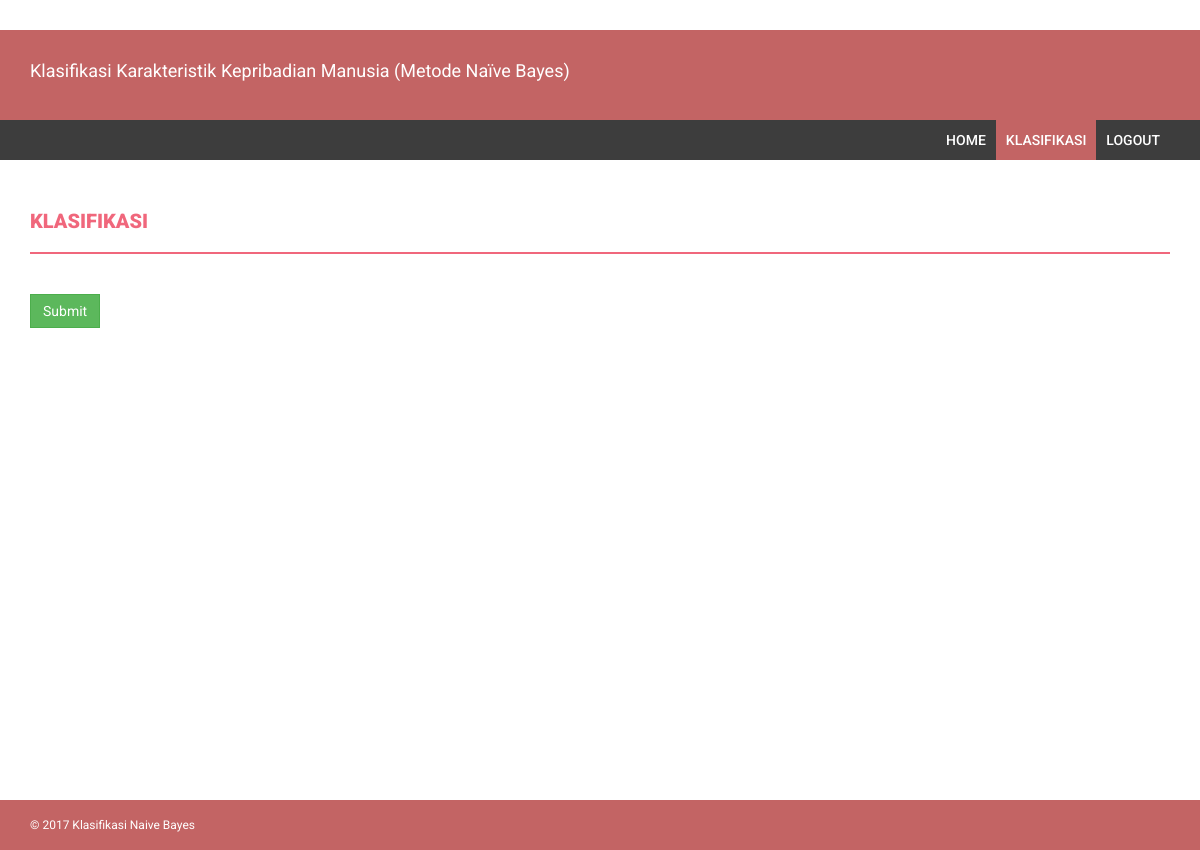
Page /index.php?menu=klasifikasi (signed in) on the earlier database version.
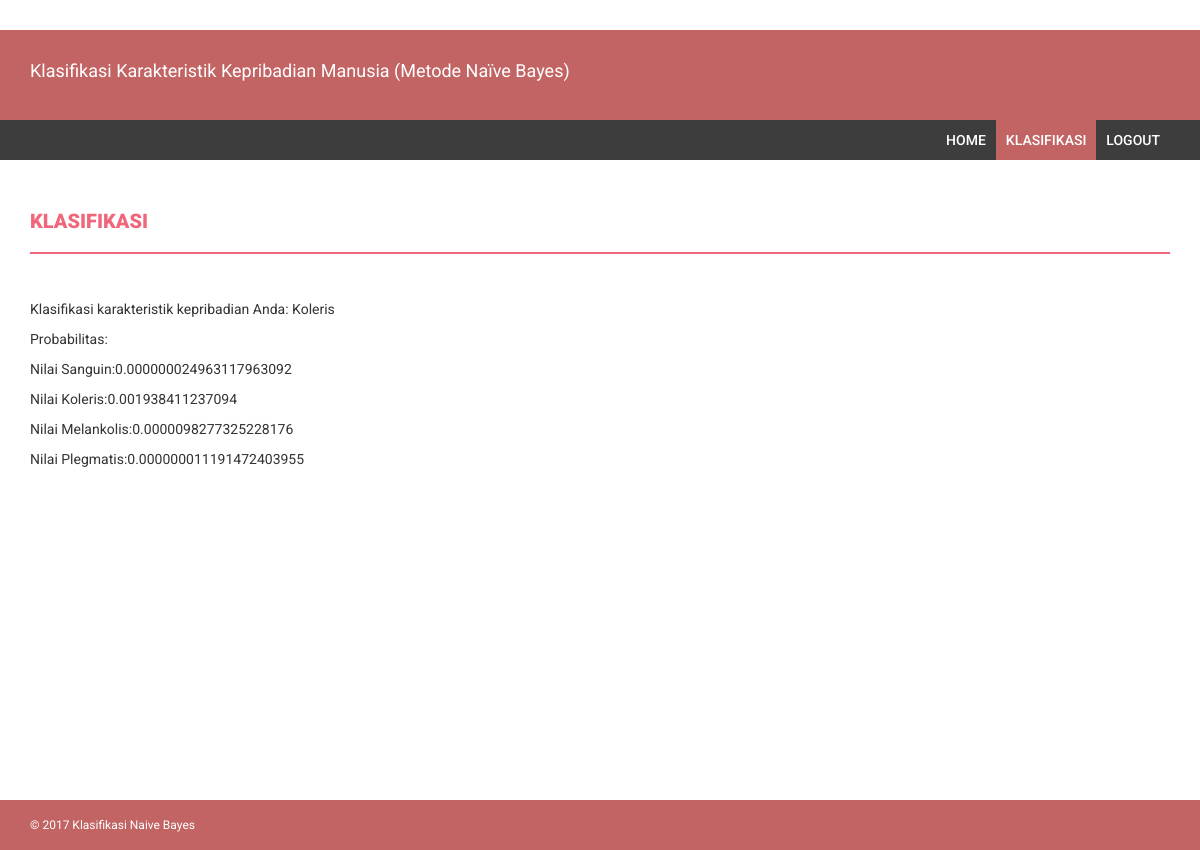
Same page on the later database version.
### tables this page shows
CREATE TABLE `data_hasil_klasifikasi` (
  `id` int(11) NOT NULL AUTO_INCREMENT,
  `id_siswa` int(11) NOT NULL DEFAULT '0',
  `jenis_kelamin` enum('L','P') DEFAULT NULL,
  `usia` int(11) DEFAULT NULL,
  `sekolah` varchar(100) DEFAULT NULL,
  `jawaban_a` int(11) DEFAULT NULL,
  `jawaban_b` int(11) DEFAULT NULL,
  `jawaban_c` int(11) DEFAULT NULL,
  `jawaban_d` int(11) DEFAULT NULL,
  `kelas_hasil` varchar(100) DEFAULT NULL,
  `nilai_sanguin` double DEFAULT NULL,
  `nilai_koleris` double DEFAULT NULL,
  `nilai_melankolis` double DEFAULT NULL,
  `nilai_plegmatis` double DEFAULT NULL,
  PRIMARY KEY (`id`)
);

### fungsi.php (called while the page is built, shortened)
<?php
function can_access_menu($menu){
    if($_SESSION['kepribadian_naive_bayes_level']==2 & ($menu=='klasifikasi')){
        return true;
    }
    return false;
}
function sudah_klasifikasi($db_object, $id_siswa){
    $sql = "SELECT COUNT(*) FROM jawaban_kuisioner "
            . " WHERE id_siswa = ".$id_siswa;
    $result = $db_object->db_query($sql);
    $row = $db_object->db_fetch_array($result);
    return $row[0]>0;
}
function get_hasil_klasifikasi($db_object, $id_siswa){
    $sql = "SELECT * FROM data_hasil_klasifikasi WHERE id_siswa = ".$id_siswa;
    $result = $db_object->db_query($sql);
    $row = $db_object->db_fetch_array($result);
    return $row;
}
?>

### database.php (called while the page is built, shortened)
<?php
class database {
    private $servername;
    private $user_db;
    private $password_db;
    private $database;
    private $koneksi;
    function database() {
        return $this->connect_db();
    }
    function load_conf_db() {
        $path = dirname(__FILE__) . '/koneksi.php';
        if (file_exists($path)) {
            $conf = include $path;
            $this->servername = @$conf['host'];
            $this->database = @$conf['dbname'];
            $this->user_db = @$conf['username'];
            $this->password_db = @$conf['password'];
        }
    }
    public function connect_db() {
        $this->koneksi = mysqli_connect($this->servername, $this->user_db, $this->password_db, $this->database);
        return $this->koneksi;
    }
    function db_query($sql) {
        $conn = $this->koneksi;
        return mysqli_query($conn, $sql);
    }
    function db_fetch_array($result) {
        return mysqli_fetch_array($result);
    }
}
?>

### koneksi.php (called while the page is built)
<?php
return array(
    'host' => "localhost",
    'username' => "root",
    'password' => "",
    'dbname' => "kepribadian_naive_bayes",
);
?>

### klasifikasi.php (the view, shortened to what this page needs)
<?php
include_once "database.php";
include_once "fungsi.php";
?>
<div class="content-wrapper">
    <div class="container">
        <div class="row">
            <div class="col-md-12">
                <h4 class="page-head-line">Klasifikasi</h4>
            </div>
        </div>
        <div class="row">
            <div class="col-md-12">
                <?php
                $db_object = new database();
                if (!isset($_POST['submit'])) {
                    if(sudah_klasifikasi($db_object, $_SESSION['kepribadian_naive_bayes_id_siswa'])){
                        $hasilSiswa = get_hasil_klasifikasi($db_object, $_SESSION['kepribadian_naive_bayes_id_siswa']);
                            echo "Klasifikasi karakteristik kepribadian Anda: ".$hasilSiswa['kelas_hasil'];
                            echo "<br>";
                            echo "Probabilitas:";
                            echo "<br>";
                            echo "Nilai Sanguin:".$hasilSiswa['nilai_sanguin'];
                            echo "<br>";
                            echo "Nilai Koleris:".$hasilSiswa['nilai_koleris'];
                            echo "<br>";
                            echo "Nilai Melankolis:".$hasilSiswa['nilai_melankolis'];
                            echo "<br>";
                            echo "Nilai Plegmatis:".$hasilSiswa['nilai_plegmatis'];
                    }
                    else{
                ?>
                <form method="post" action="">
                    <div class="form-group">
                        <input name="submit" type="submit" value="Submit" class="btn btn-success">
                    </div>
                </form>
                <?php
                    }
                }
                ?>
            </div>
        </div>
    </div>
</div>

### index.php (shortened to what this page needs)
<?php
$menu = '';
if (isset($_GET['menu'])) {
    $menu = $_GET['menu'];
}
include_once 'fungsi.php';
?>
﻿<!DOCTYPE html>
<html xmlns="http://www.w3.org/1999/xhtml">
    <head>
        <link href="assets/css/bootstrap.css" rel="stylesheet" />
        <link href="assets/css/font-awesome.css" rel="stylesheet" />
        <link href="assets/css/style.css" rel="stylesheet" />
    </head>
    <body>
        <?php
        include "header.php";
        $menu = '';
        if (isset($_GET['menu'])) {
            $menu = $_GET['menu'];
        }
        if ($menu != '') {
            if (can_access_menu($menu)) {
                if (file_exists($menu . ".php")) {
                    include $menu . '.php';
                } else {
                    include "not_found.php";
                }
            } else {
                include "forbidden.php";
            }
        } else {
            include "home.php";
        }
        ?>
<?php
include "footer.php";
?>
    </body>
</html>

### header.php (shortened to what this page needs)
<?php
$menu = '';
if(isset($_GET['menu'])){
    $menu = $_GET['menu'];
}
?>
<div class="navbar navbar-inverse set-radius-zero" style="height: 90px;">
    <div class="container">
        <div class="navbar-header">
            <a class="navbar-brand" href="" style="width: 950px;">
                Klasifikasi Karakteristik Kepribadian Manusia
                (Metode Naïve Bayes)
            </a>
        </div>
    </div>
</div>
<section class="menu-section">
    <div class="container">
        <div class="row">
            <div class="col-md-12">
                <div class="navbar-collapse collapse ">
                    <ul id="menu-top" class="nav navbar-nav navbar-right">
                        <li><a <?php echo ($menu==''||$menu=='home')?"class='menu-top-active'":""; ?>
                             href="index.php">Home</a></li>
                        <?php
                        if (empty($_SESSION['kepribadian_naive_bayes_id'])) {
                        ?>
                            <li><a href="login.php">Login</a></li>
                        <?php
                        }
                        else{
                            if($_SESSION['kepribadian_naive_bayes_level'] == 2){
                                ?>
                                <li><a <?php echo ($menu=='klasifikasi')?"class='menu-top-active'":""; ?>
                                        href="index.php?menu=klasifikasi">Klasifikasi</a></li>
                                <?php
                            }
                            ?>
                            <li><a href="logout.php">Logout</a></li>
                            <?php
                        }
                        ?>
                    </ul>
                </div>
            </div>
        </div>
    </div>
</section>

### footer.php
<footer>
            <div class="container">
                <div class="row">
                    <div class="col-md-12">
                        &copy; 2017 Klasifikasi Naive Bayes
                    </div>
                </div>
            </div>
        </footer>

### assets/css/style.css (style rules this page uses)
body { font-family: 'Roboto', sans-serif; line-height: 30px; }
.set-radius-zero { border-radius: 0px; -moz-border-radius: 0px; -webkit-border-radius: 0px; }
.content-wrapper { margin-top: 40px; min-height: 600px; padding-bottom: 60px; }
.page-head-line { font-weight: 900; padding-bottom: 20px; border-bottom: 2px solid #F0677C; text-transform: uppercase; color: #F0677C; font-size: 20px; margin-bottom: 40px; }
.navbar-brand { width: 250px; padding-top: 30px; }
.menu-section { background-color: #3D3D3D; }
#menu-top a { color: #FFF; text-decoration: none; font-weight: 500; padding: 10px 10px 10px 10px; text-transform: uppercase; }
.menu-top-active { background-color: #C36464; }
.navbar-inverse { background-color: #C36464; border-color: transparent; }
.navbar { margin-bottom: 0px; }
footer { padding: 10px; color: #fff; font-size: 12px; background-color: #C36464; }
.btn { border-radius: 0px; -webkit-border-radius: 0px; -moz-border-radius: 0px; }

### index.php (style rules this page uses)
.navbar-inverse .navbar-brand { color: #fff; }

Differences in the rows shown:
now on this page (row edited): data_hasil_klasifikasi: kelas_hasil "Koleris", nilai_sanguin "0.000000024963117963092", nilai_koleris "0.001938411237094", nilai_melankolis "0.0000098277325228176", nilai_plegmatis "0.000000011191472403955"
Other differences:
form field submit: "Submit" → (not shown)
text now shown: "Klasifikasi karakteristik kepribadian Anda: Probabilitas: Nilai Sanguin: Nilai Koleris: Nilai Melankolis: Nilai Plegmatis:"
